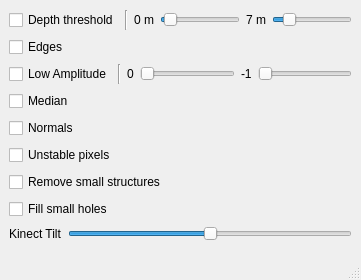
<?xml version="1.0" encoding="UTF-8"?>
<ui version="4.0">
 <class>FiltersWindow</class>
 <widget class="QMainWindow" name="FiltersWindow">
  <property name="geometry">
   <rect>
    <x>0</x>
    <y>0</y>
    <width>361</width>
    <height>280</height>
   </rect>
  </property>
  <property name="windowTitle">
   <string>Filters</string>
  </property>
  <widget class="QWidget" name="centralwidget">
   <layout class="QHBoxLayout" name="horizontalLayout_2">
    <item>
     <layout class="QHBoxLayout" name="horizontalLayout">
      <item>
       <layout class="QVBoxLayout" name="verticalLayout">
        <item>
         <layout class="QHBoxLayout" name="horizontalLayout_3">
          <item>
           <widget class="QCheckBox" name="depthThresholdCheckBox">
            <property name="text">
             <string>Depth threshold</string>
            </property>
           </widget>
          </item>
          <item>
           <widget class="Line" name="line">
            <property name="orientation">
             <enum>Qt::Vertical</enum>
            </property>
           </widget>
          </item>
          <item>
           <widget class="QLabel" name="minDepthLabel">
            <property name="text">
             <string>0 m</string>
            </property>
           </widget>
          </item>
          <item>
           <widget class="QSlider" name="minDepthSlider">
            <property name="maximum">
             <number>700</number>
            </property>
            <property name="sliderPosition">
             <number>30</number>
            </property>
            <property name="orientation">
             <enum>Qt::Horizontal</enum>
            </property>
           </widget>
          </item>
          <item>
           <widget class="QLabel" name="maxDepthLabel">
            <property name="text">
             <string>7 m</string>
            </property>
           </widget>
          </item>
          <item>
           <widget class="QSlider" name="maxDepthSlider">
            <property name="maximumSize">
             <size>
              <width>85</width>
              <height>19</height>
             </size>
            </property>
            <property name="maximum">
             <number>2500</number>
            </property>
            <property name="value">
             <number>400</number>
            </property>
            <property name="sliderPosition">
             <number>400</number>
            </property>
            <property name="orientation">
             <enum>Qt::Horizontal</enum>
            </property>
           </widget>
          </item>
         </layout>
        </item>
        <item>
         <widget class="QCheckBox" name="edgesCheckBox">
          <property name="text">
           <string>Edges</string>
          </property>
         </widget>
        </item>
        <item>
         <layout class="QHBoxLayout" name="horizontalLayout_5">
          <item>
           <widget class="QCheckBox" name="amplitudeCheckBox">
            <property name="text">
             <string>Low Amplitude</string>
            </property>
           </widget>
          </item>
          <item>
           <widget class="Line" name="line_2">
            <property name="orientation">
             <enum>Qt::Vertical</enum>
            </property>
           </widget>
          </item>
          <item>
           <widget class="QLabel" name="minAmplitudeLabel">
            <property name="text">
             <string>0</string>
            </property>
           </widget>
          </item>
          <item>
           <widget class="QSlider" name="minAmplitudeSlider">
            <property name="minimum">
             <number>-1</number>
            </property>
            <property name="maximum">
             <number>15000</number>
            </property>
            <property name="singleStep">
             <number>10</number>
            </property>
            <property name="pageStep">
             <number>50</number>
            </property>
            <property name="value">
             <number>0</number>
            </property>
            <property name="orientation">
             <enum>Qt::Horizontal</enum>
            </property>
           </widget>
          </item>
          <item>
           <widget class="QLabel" name="maxAmplitudeLabel">
            <property name="text">
             <string>-1</string>
            </property>
           </widget>
          </item>
          <item>
           <widget class="QSlider" name="maxAmplitudeSlider">
            <property name="minimum">
             <number>-1</number>
            </property>
            <property name="maximum">
             <number>15000</number>
            </property>
            <property name="singleStep">
             <number>10</number>
            </property>
            <property name="pageStep">
             <number>50</number>
            </property>
            <property name="value">
             <number>-1</number>
            </property>
            <property name="orientation">
             <enum>Qt::Horizontal</enum>
            </property>
           </widget>
          </item>
         </layout>
        </item>
        <item>
         <widget class="QCheckBox" name="medianCheckBox">
          <property name="text">
           <string>Median</string>
          </property>
         </widget>
        </item>
        <item>
         <widget class="QCheckBox" name="normalsCheckBox">
          <property name="text">
           <string>Normals</string>
          </property>
         </widget>
        </item>
        <item>
         <widget class="QCheckBox" name="unstableCheckBox">
          <property name="text">
           <string>Unstable pixels</string>
          </property>
         </widget>
        </item>
        <item>
         <widget class="QCheckBox" name="removeSmallStructuresBox">
          <property name="text">
           <string>Remove small structures</string>
          </property>
         </widget>
        </item>
        <item>
         <widget class="QCheckBox" name="fillSmallHolesCheckBox">
          <property name="text">
           <string>Fill small holes</string>
          </property>
         </widget>
        </item>
        <item>
         <layout class="QHBoxLayout" name="horizontalLayout_4">
          <item>
           <widget class="QLabel" name="label">
            <property name="text">
             <string>Kinect Tilt</string>
            </property>
           </widget>
          </item>
          <item>
           <widget class="QSlider" name="kinectTiltSlider">
            <property name="minimum">
             <number>-31</number>
            </property>
            <property name="maximum">
             <number>31</number>
            </property>
            <property name="orientation">
             <enum>Qt::Horizontal</enum>
            </property>
           </widget>
          </item>
         </layout>
        </item>
       </layout>
      </item>
     </layout>
    </item>
   </layout>
  </widget>
  <widget class="QMenuBar" name="menubar">
   <property name="geometry">
    <rect>
     <x>0</x>
     <y>0</y>
     <width>361</width>
     <height>21</height>
    </rect>
   </property>
  </widget>
  <widget class="QStatusBar" name="statusbar"/>
 </widget>
 <resources/>
 <connections/>
</ui>
